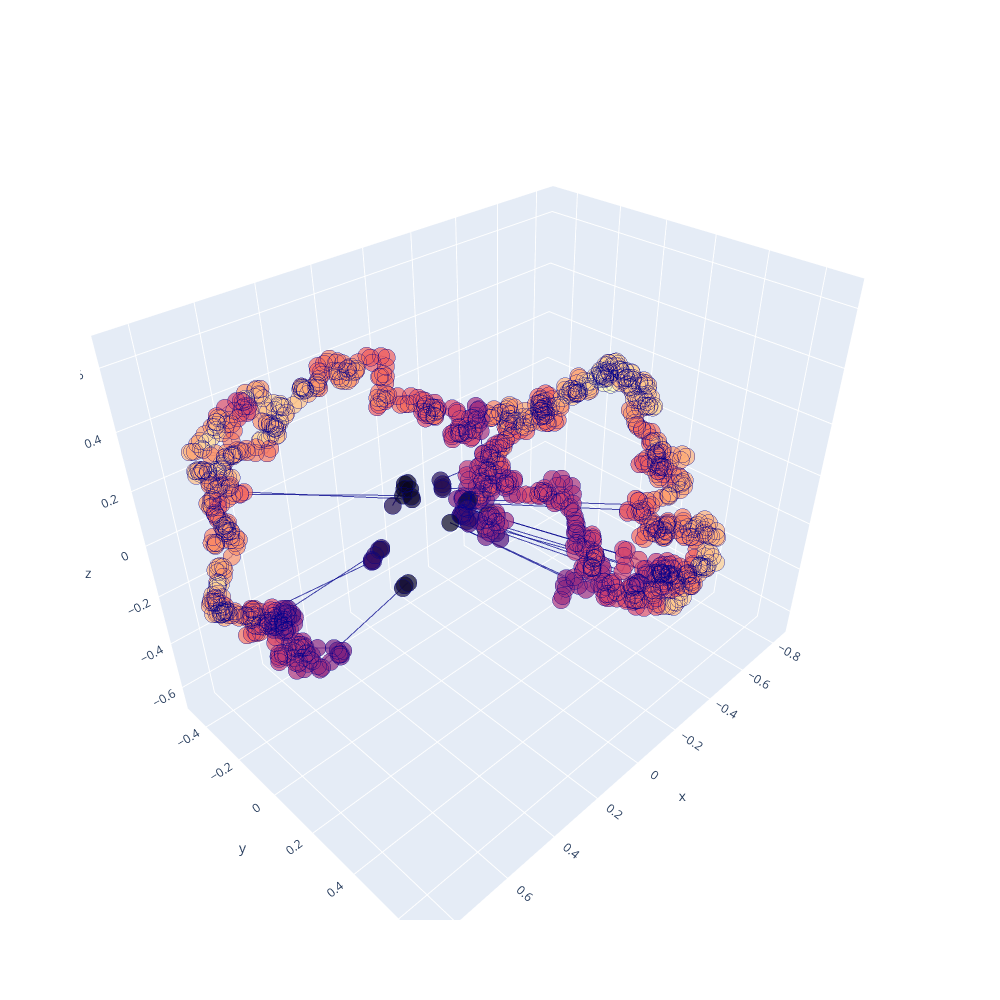

Source (notebook cell):
### Code cell
color = 'magma'
plot_pred_conf(fission_yeast_pred_structure, plddt_scaled, color)

### Figure 1 — Plotly figure (JSON) as saved in the notebook; plotly's stock layout.template omitted (floating-point values rounded to 4 significant figures; data arrays with more than 128 entries replaced by an {"elided": "..."} marker saying what was removed)
{"data": [{"line": {"color": "darkblue", "width": 2}, "marker": {"color": {"elided": "1258 float values"}, "colorscale": [[0, "#000004"], [0.1111, "#180f3d"], [0.2222, "#440f76"], [0.3333, "#721f81"], [0.4444, "#9e2f7f"], [0.5556, "#cd4071"], [0.6667, "#f1605d"], [0.7778, "#fd9668"], [0.8889, "#feca8d"], [1, "#fcfdbf"]], "line": {"width": 3}, "size": 6}, "opacity": 0.7, "scene": "scene", "type": "scatter3d", "x": {"elided": "1258 float values"}, "y": {"elided": "1258 float values"}, "z": {"elided": "1258 float values"}}], "layout": {"height": 1000, "scene": {"domain": {"x": [0, 1], "y": [0, 1]}}, "width": 1000}}
